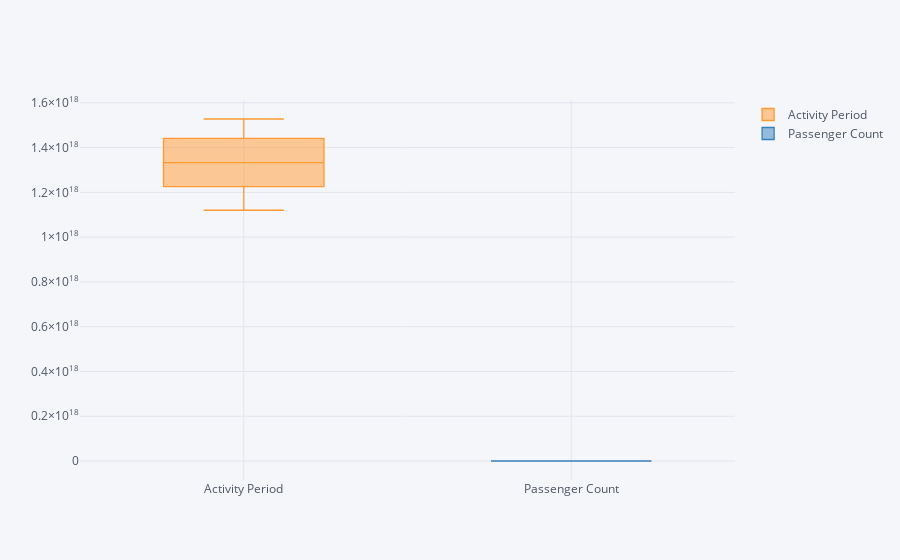

Source (notebook cell):
### Code cell
df[['Activity Period','Passenger Count']].iplot(kind='box')

### Figure 1 — Plotly figure (JSON) as saved in the notebook; plotly's stock layout.template omitted (floating-point values rounded to 4 significant figures; data arrays with more than 128 entries replaced by an {"elided": "..."} marker saying what was removed)
{"data": [{"boxpoints": false, "line": {"width": 1.3}, "marker": {"color": "rgba(255, 153, 51, 1.0)"}, "name": "Activity Period", "orientation": "v", "type": "box", "uid": "3817703f-1e93-492c-97f1-0cfab908eafc", "y": {"elided": "18885 int values"}}, {"boxpoints": false, "line": {"width": 1.3}, "marker": {"color": "rgba(55, 128, 191, 1.0)"}, "name": "Passenger Count", "orientation": "v", "type": "box", "uid": "74c4bbd5-0ece-4bf1-8ab4-a9e2140cb44f", "y": {"elided": "18885 int values"}}], "layout": {"legend": {"bgcolor": "#F5F6F9", "font": {"color": "#4D5663"}}, "paper_bgcolor": "#F5F6F9", "plot_bgcolor": "#F5F6F9", "title": {"font": {"color": "#4D5663"}}, "xaxis": {"gridcolor": "#E1E5ED", "showgrid": true, "tickfont": {"color": "#4D5663"}, "title": {"font": {"color": "#4D5663"}, "text": ""}, "zerolinecolor": "#E1E5ED"}, "yaxis": {"gridcolor": "#E1E5ED", "showgrid": true, "tickfont": {"color": "#4D5663"}, "title": {"font": {"color": "#4D5663"}, "text": ""}, "zerolinecolor": "#E1E5ED"}}}
